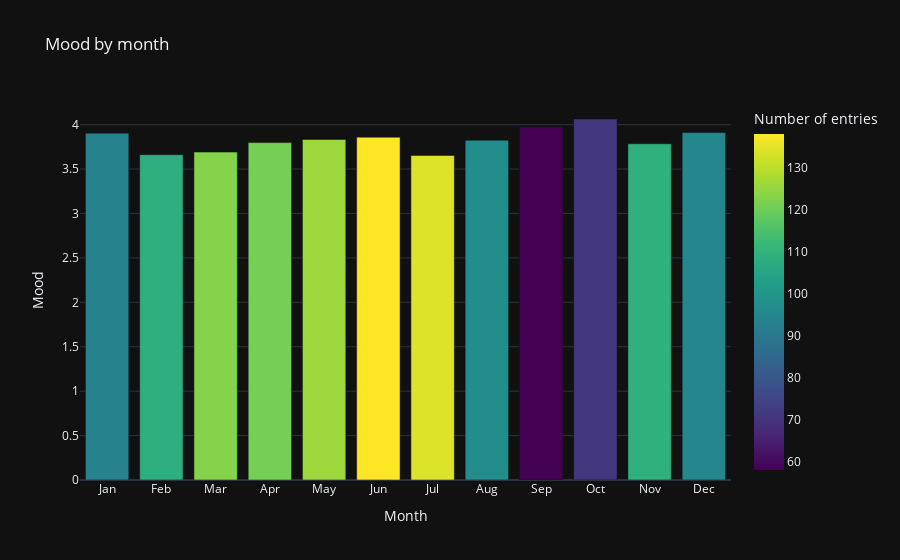

Write notebook code for a chart like this one.
### Code cell
df.by_time_bar_plot('month')

### Figure 1 — Plotly figure (JSON) as saved in the notebook; plotly's stock layout.template omitted (floating-point values rounded to 4 significant figures)
{"data": [{"alignmentgroup": "True", "hovertemplate": "Month=%{x}<br>Mood=%{y}<br>Number of entries=%{marker.color}<extra></extra>", "legendgroup": "", "marker": {"color": [134, 138, 126, 121, 123, 108, 94, 95, 109, 71, 58, 97], "coloraxis": "coloraxis", "pattern": {"shape": ""}}, "name": "", "offsetgroup": "", "orientation": "v", "showlegend": false, "textposition": "auto", "type": "bar", "x": [7, 6, 5, 4, 3, 2, 1, 12, 11, 10, 9, 8], "xaxis": "x", "y": [3.653, 3.859, 3.833, 3.798, 3.691, 3.662, 3.904, 3.911, 3.784, 4.063, 3.974, 3.825], "yaxis": "y"}], "layout": {"barmode": "relative", "coloraxis": {"colorbar": {"title": {"text": "Number of entries"}}, "colorscale": [[0, "#440154"], [0.1111, "#482878"], [0.2222, "#3e4989"], [0.3333, "#31688e"], [0.4444, "#26828e"], [0.5556, "#1f9e89"], [0.6667, "#35b779"], [0.7778, "#6ece58"], [0.8889, "#b5de2b"], [1, "#fde725"]]}, "legend": {"tracegroupgap": 0}, "title": {"text": "Mood by month"}, "xaxis": {"anchor": "y", "domain": [0, 1], "dtick": 1, "tickmode": "array", "ticktext": ["Jan", "Feb", "Mar", "Apr", "May", "Jun", "Jul", "Aug", "Sep", "Oct", "Nov", "Dec"], "tickvals": [1, 2, 3, 4, 5, 6, 7, 8, 9, 10, 11, 12], "title": {"text": "Month"}}, "yaxis": {"anchor": "x", "domain": [0, 1], "title": {"text": "Mood"}}}}
